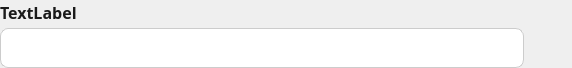
<?xml version="1.0" encoding="UTF-8"?>
<ui version="4.0">
 <class>DirectorySelectItem</class>
 <widget class="QWidget" name="DirectorySelectItem">
  <property name="geometry">
   <rect>
    <x>0</x>
    <y>0</y>
    <width>572</width>
    <height>68</height>
   </rect>
  </property>
  <property name="sizePolicy">
   <sizepolicy hsizetype="Fixed" vsizetype="Fixed">
    <horstretch>0</horstretch>
    <verstretch>0</verstretch>
   </sizepolicy>
  </property>
  <property name="minimumSize">
   <size>
    <width>572</width>
    <height>68</height>
   </size>
  </property>
  <property name="maximumSize">
   <size>
    <width>572</width>
    <height>68</height>
   </size>
  </property>
  <property name="windowTitle">
   <string>Form</string>
  </property>
  <property name="styleSheet">
   <string notr="true">QLabel  {
	background: transparent;
	border: none;
	font-family: Open Sans;
	font-size: 16px;
	font-weight: 600;
	line-height: 24px;
	letter-spacing: 0%;
	color: #1A1A1A;
}

QLineEdit {
	background-color: white;
	border: 1px solid #ccc;
	border-radius: 8px;
	font-weight: 400;
	font-family: Open Sans;
	font-size: 16px;
	line-height: 24px;
	letter-spacing: 0%;
	color: #1A1A1A;
}

QPushButton {
	background: transparent;
	border: none;
}</string>
  </property>
  <layout class="QVBoxLayout" name="verticalLayout">
   <property name="spacing">
    <number>4</number>
   </property>
   <property name="leftMargin">
    <number>0</number>
   </property>
   <property name="topMargin">
    <number>0</number>
   </property>
   <property name="rightMargin">
    <number>0</number>
   </property>
   <property name="bottomMargin">
    <number>0</number>
   </property>
   <item>
    <widget class="QLabel" name="label">
     <property name="text">
      <string>TextLabel</string>
     </property>
    </widget>
   </item>
   <item>
    <layout class="QHBoxLayout" name="horizontalLayout">
     <property name="spacing">
      <number>8</number>
     </property>
     <item>
      <widget class="QLineEdit" name="directoryPathEdit">
       <property name="sizePolicy">
        <sizepolicy hsizetype="Expanding" vsizetype="Fixed">
         <horstretch>0</horstretch>
         <verstretch>0</verstretch>
        </sizepolicy>
       </property>
       <property name="minimumSize">
        <size>
         <width>0</width>
         <height>40</height>
        </size>
       </property>
       <property name="maximumSize">
        <size>
         <width>16777215</width>
         <height>40</height>
        </size>
       </property>
      </widget>
     </item>
     <item>
      <widget class="QPushButton" name="browseButton">
       <property name="minimumSize">
        <size>
         <width>40</width>
         <height>40</height>
        </size>
       </property>
       <property name="maximumSize">
        <size>
         <width>40</width>
         <height>40</height>
        </size>
       </property>
       <property name="text">
        <string/>
       </property>
       <property name="icon">
        <iconset resource="../../../../Resources/Resources.qrc">
         <normaloff>:/images/ProjectSettings/dir_select.svg</normaloff>:/images/ProjectSettings/dir_select.svg</iconset>
       </property>
       <property name="iconSize">
        <size>
         <width>40</width>
         <height>40</height>
        </size>
       </property>
      </widget>
     </item>
    </layout>
   </item>
  </layout>
 </widget>
 <resources>
  <include location="../../../../Resources/Resources.qrc"/>
 </resources>
 <connections/>
</ui>
